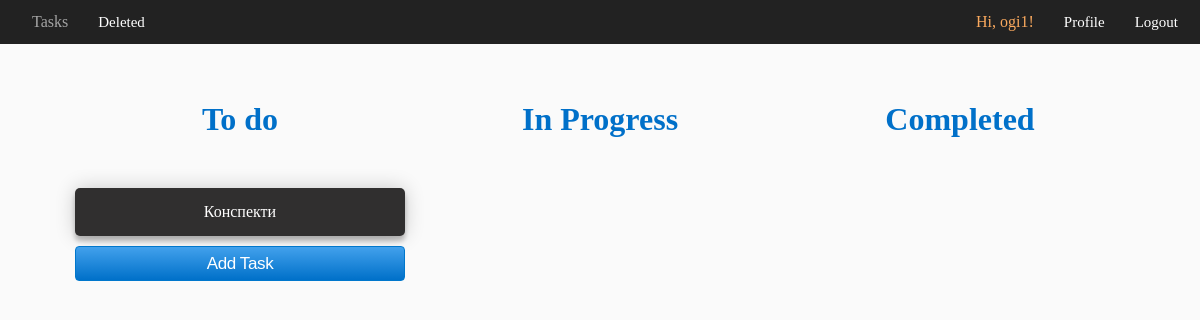
The page /tasks (signed in) on the database as committed earlier.
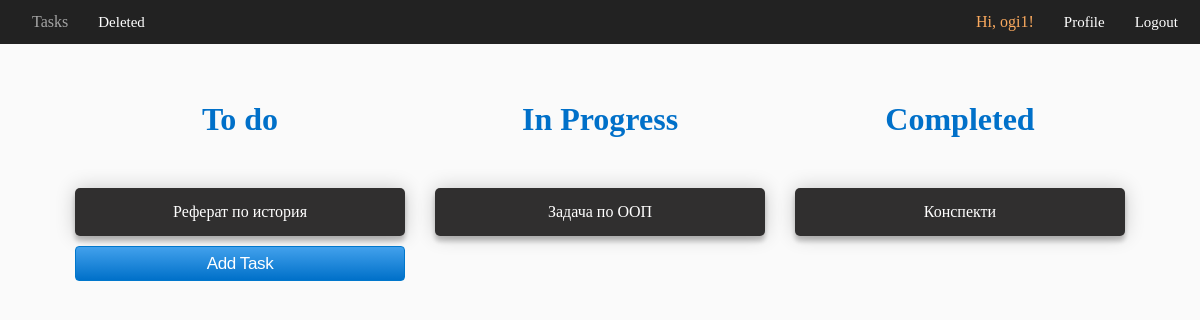
The same page on the database as committed later.
### tables this page shows
CREATE TABLE users
    (
        id INTEGER PRIMARY KEY AUTOINCREMENT,
        username TEXT,
        email TEXT,
        password TEXT
    );

CREATE TABLE tasks
    (
        id INTEGER PRIMARY KEY AUTOINCREMENT,
        title TEXT,
        description TEXT,
        deadline TEXT,
        state TEXT,
        user_id INTEGER,
        FOREIGN KEY(user_id) REFERENCES users(id)
    );

### main.py (the view)
@app.route("/tasks")
@require_login
def show_tasks():
    user = User.find_by_email(session.get("EMAIL"))
    all_to_do = Task.get_to_do(user.id)
    all_in_progress = Task.get_in_progress(user.id)
    all_completed = Task.get_completed(user.id)
    return render_template("tasks.html",
        user = user,
        all_to_do = all_to_do,
        all_in_progress = all_in_progress,
        all_completed = all_completed
    )

### database.py (called while the page is built)
    def __enter__(self):
        self.conn = sqlite3.connect(DB_NAME)
        return self.conn.cursor()

    def __exit__(self, type, value, traceback):
        self.conn.commit()

### main.py (called while the page is built)
def require_login(func):
    @wraps(func)
    def wrapper(*args, **kwargs):
        if not session.get("SIGNED_IN"):
            return redirect('/login')
        return func(*args, **kwargs)
    return wrapper

### task.py (called while the page is built)
    def get_to_do(user_id):
        with DB() as db:
            rows = db.execute('''SELECT * FROM tasks WHERE state = 0 AND user_id = ?''', (user_id,)).fetchall()
            return [Task(*row) for row in rows]

    def get_in_progress(user_id):
        with DB() as db:
            rows = db.execute('''SELECT * FROM tasks WHERE state = 1 AND user_id = ?''', (user_id,)).fetchall()
            return [Task(*row) for row in rows]

    def get_completed(user_id):
        with DB() as db:
            rows = db.execute('''SELECT * FROM tasks WHERE state = 2 AND user_id = ?''', (user_id,)).fetchall()
            return [Task(*row) for row in rows]

### user.py (called while the page is built)
    @staticmethod
    def find_by_email(email):
        if not email:
            return None
        with DB() as db:
            row = db.execute('''SELECT * FROM users WHERE email = ?''', (email,)).fetchone()
            if row:
                return User(*row)

### templates/tasks.html (shortened to what this page needs)
<!DOCTYPE html>
<html lang="en">
    <head>
        <link
            rel="stylesheet"
            href="{{ url_for('static', filename='css/style.css') }}"
        />
        <link
            rel="stylesheet"
            href="{{ url_for('static', filename='css/tasks.css') }}"
        />
    </head>
    <body id="body">
        <header>
            <nav class="navigation-bar left-nav">
                <ul>
                    <li>
                        <span class="active">Tasks</span>
                    </li>
                    <li>
                        <a href="/deleted">Deleted</a>
                    </li>
                </ul>
            </nav>
            <nav class="navigation-bar right-nav">
                <ul>
                    <li>
                        <span class="name">Hi, {{ user.username }}!</span>
                    </li>
                    <li>
                        <a href="/edit_profile/{{ user.id }}">Profile</a>
                    </li>
                    <li>
                        <a href="/logout">Logout</a>
                    </li>
                </ul>
            </nav>
        </header>
        <div class="page-content">
            <div class="split left">
                <h1>To do</h1>
                <ul class="list">
                    {% for to_do in all_to_do %}
                    <li>
                        <a href="/edit_task/{{ to_do.id }}">
                            {{ to_do.title }}
                        </a>
                    </li>
                    {% endfor %}
                    <li class="button-holder">
                        <button class="button" style="max-width: 330px;">
                            <a href="/new_task">
                                Add Task
                            </a>
                        </button>
                    </li>
                </ul>
            </div>
            <div class="split middle">
                <h1>In Progress</h1>
                <ul class="list">
                    {% for in_progress in all_in_progress %}
                    <li>
                        <a href="/edit_task/{{ in_progress.id }}">
                            {{ in_progress.title }}
                        </a>
                    </li>
                    {% endfor %}
                </ul>
            </div>
            <div class="split right">
                <h1>Completed</h1>
                <ul class="list">
                    {% for completed in all_completed %}
                    <li>
                        <a href="/edit_task/{{ completed.id }}">
                            {{ completed.title }}
                        </a>
                    </li>
                    {% endfor %}
                </ul>
            </div>
        </div>
    </body>
</html>

### static/css/style.css (style rules this page uses)
body { background: #fafafa; font-family: "San Francisco"; margin: 0 auto; }
header { display: flex; flex-direction: row; position: fixed; background: #222; padding: 0 20px; width: 100%; height: 5.5%; }
header a { align-self: center; }
.navigation-bar { display: flex; flex: 1 1 auto; justify-content: flex-end; align-self: center; margin: 1%; }
.right-nav { justify-content: flex-end; }
.left-nav { justify-content: flex-start; }
.navigation-bar ul { margin: 0; padding: 0; display: flex; flex-wrap: wrap; list-style: none; }
.navigation-bar li { padding: 0 30px 0 0; }
.navigation-bar li a { color: #fff; font-size: 15px; font-weight: 400; text-decoration: none; }
.active { color: #a5a5a5; cursor: default; }
.name { color: #faa95e; cursor: default; }
.page-content { position: fixed; margin: 0 auto; top: 5vh; height: 95vh; width: 100vw; color: #111; }
.page-content { text-align: center; }
button { font-size: 17px; line-height: 1.47059; font-weight: 400; letter-spacing: -0.022em; background-color: #0070c9; background: linear-gradient(#42a1ec, #0070c9); border: 1px solid #07c; border-radius: 4px; color: #fff; cursor: pointer; min-width: 30px; padding: 4px 15px; text-align: center; white-space: nowrap; width: 100%; margin-bottom: 20px; }

### static/css/tasks.css (style rules this page uses)
.page-content { top: 10vh; display: flex; margin: auto 5%; }
.list { display: inline; list-style: none; }
.list li a { text-decoration: none; color: #fff; }
.list li:not(.button-holder) { background: #302f2f; color: #f1f1f1; margin: 10px auto; max-width: 300px; max-height: max-content; border-radius: 5px; padding: 15px; box-shadow: 0 0 20px 0 rgba(0, 0, 0, 0.2), 0 5px 5px 0 rgba(0, 0, 0, 0.24); }
.split { width: 30vw; height: 100vh; }
.split h1 { color: #0070c9; text-align: center; font-weight: bold; }
.left, .middle, .right { display: inline-block; vertical-align: top; }

Rows that differ between the two databases and show on the page:
added tasks: title "Реферат по история", shown under "To do"
added tasks: title "Задача по ООП", shown under "In Progress"
changed tasks "Конспекти": moves from the list under "To do" to the list under "Completed"
